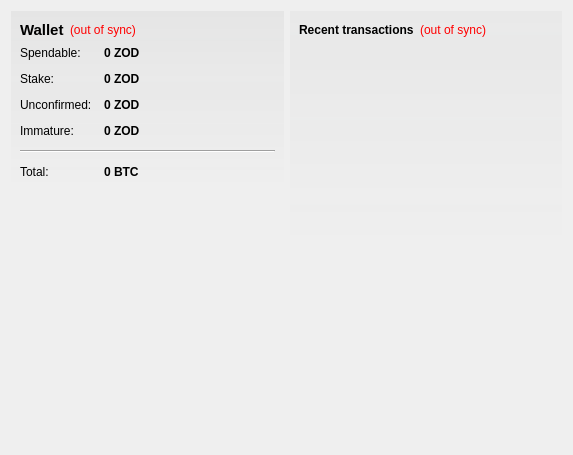
<?xml version="1.0" encoding="UTF-8"?>
<ui version="4.0">
 <class>OverviewPage</class>
 <widget class="QWidget" name="OverviewPage">
  <property name="geometry">
   <rect>
    <x>0</x>
    <y>0</y>
    <width>573</width>
    <height>455</height>
   </rect>
  </property>
  <property name="windowTitle">
   <string>Form</string>
  </property>
  <property name="styleSheet">
   <string notr="true">#OverviewPage { color: #464747; }</string>
  </property>  
  <layout class="QHBoxLayout" name="horizontalLayout" stretch="1,1">
   <item>
    <layout class="QVBoxLayout" name="verticalLayout_2">
     <item>
      <widget class="QFrame" name="frame">
       <property name="styleSheet">
        <string notr="true">#frame { background-color: qlineargradient(spread:pad, x1:0, y1:0, x2:0, y2:1, stop:0 rgba(70,71,71,15), stop:1.0 rgba(70,71,71,0)); }</string>
       </property>
       <layout class="QVBoxLayout" name="verticalLayout_4">
        <item>
         <layout class="QHBoxLayout" name="horizontalLayout_4">
          <item>
           <widget class="QLabel" name="label_5">
            <property name="font">
             <font>
              <pointsize>11</pointsize>
              <weight>75</weight>
              <bold>true</bold>
             </font>
            </property>
            <property name="text">
             <string>Wallet</string>
            </property>
           </widget>
          </item>
          <item>
           <widget class="QLabel" name="labelWalletStatus">
            <property name="toolTip">
             <string>The displayed information may be out of date. Your wallet automatically synchronizes with the Zodiac network after a connection is established, but this process has not completed yet.</string>
            </property>
            <property name="styleSheet">
             <string notr="true">QLabel { color: red; }</string>
            </property>
            <property name="text">
             <string notr="true">(out of sync)</string>
            </property>
            <property name="alignment">
             <set>Qt::AlignLeading|Qt::AlignLeft|Qt::AlignVCenter</set>
            </property>
           </widget>
          </item>
          <item>
           <spacer name="horizontalSpacer_2">
            <property name="orientation">
             <enum>Qt::Horizontal</enum>
            </property>
            <property name="sizeHint" stdset="0">
             <size>
              <width>40</width>
              <height>20</height>
             </size>
            </property>
           </spacer>
          </item>
         </layout>
        </item>
        <item>
         <layout class="QFormLayout" name="formLayout_2">
          <property name="fieldGrowthPolicy">
           <enum>QFormLayout::AllNonFixedFieldsGrow</enum>
          </property>
          <property name="horizontalSpacing">
           <number>12</number>
          </property>
          <property name="verticalSpacing">
           <number>12</number>
          </property>
          <item row="0" column="0">
           <widget class="QLabel" name="label">
            <property name="text">
             <string>Spendable:</string>
            </property>
           </widget>
          </item>
          <item row="0" column="1">
           <widget class="QLabel" name="labelBalance">
            <property name="font">
             <font>
              <weight>75</weight>
              <bold>true</bold>
             </font>
            </property>
            <property name="cursor">
             <cursorShape>IBeamCursor</cursorShape>
            </property>
            <property name="toolTip">
             <string>Your current spendable balance</string>
            </property>
            <property name="text">
             <string notr="true">0 ZOD</string>
            </property>
            <property name="textInteractionFlags">
             <set>Qt::LinksAccessibleByMouse|Qt::TextSelectableByKeyboard|Qt::TextSelectableByMouse</set>
            </property>
           </widget>
          </item>
          <item row="1" column="0">
           <widget class="QLabel" name="label_6">
            <property name="text">
             <string>Stake:</string>
            </property>
           </widget>
          </item>
          <item row="1" column="1">
           <widget class="QLabel" name="labelStake">
            <property name="font">
             <font>
              <weight>75</weight>
              <bold>true</bold>
             </font>
            </property>
            <property name="cursor">
             <cursorShape>IBeamCursor</cursorShape>
            </property>
            <property name="toolTip">
             <string>Total of coins that was staked, and do not yet count toward the current balance</string>
            </property>
            <property name="text">
             <string notr="true">0 ZOD</string>
            </property>
            <property name="textInteractionFlags">
             <set>Qt::LinksAccessibleByMouse|Qt::TextSelectableByKeyboard|Qt::TextSelectableByMouse</set>
            </property>
           </widget>
          </item>
          <item row="2" column="0">
           <widget class="QLabel" name="label_3">
            <property name="text">
             <string>Unconfirmed:</string>
            </property>
           </widget>
          </item>
          <item row="2" column="1">
           <widget class="QLabel" name="labelUnconfirmed">
            <property name="font">
             <font>
              <weight>75</weight>
              <bold>true</bold>
             </font>
            </property>
            <property name="cursor">
             <cursorShape>IBeamCursor</cursorShape>
            </property>
            <property name="toolTip">
             <string>Total of transactions that have yet to be confirmed, and do not yet count toward the current balance</string>
            </property>
            <property name="text">
             <string notr="true">0 ZOD</string>
            </property>
            <property name="textInteractionFlags">
             <set>Qt::LinksAccessibleByMouse|Qt::TextSelectableByKeyboard|Qt::TextSelectableByMouse</set>
            </property>
           </widget>
          </item>
          <item row="3" column="0">
           <widget class="QLabel" name="labelImmatureText">
            <property name="text">
             <string>Immature:</string>
            </property>
           </widget>
          </item>
          <item row="3" column="1">
           <widget class="QLabel" name="labelImmature">
            <property name="font">
             <font>
              <weight>75</weight>
              <bold>true</bold>
             </font>
            </property>
            <property name="toolTip">
             <string>Mined balance that has not yet matured</string>
            </property>
            <property name="text">
             <string notr="true">0 ZOD</string>
            </property>
            <property name="textInteractionFlags">
             <set>Qt::LinksAccessibleByMouse|Qt::TextSelectableByKeyboard|Qt::TextSelectableByMouse</set>
            </property>
           </widget>
          </item>
          <item row="4" column="0" colspan="2">
           <widget class="Line" name="line">
            <property name="orientation">
             <enum>Qt::Horizontal</enum>
            </property>
           </widget>
          </item>
          <item row="5" column="0">
           <widget class="QLabel" name="labelTotalText">
            <property name="text">
             <string>Total:</string>
            </property>
           </widget>
          </item>
          <item row="5" column="1">
           <widget class="QLabel" name="labelTotal">
            <property name="font">
             <font>
              <weight>75</weight>
              <bold>true</bold>
             </font>
            </property>
            <property name="cursor">
             <cursorShape>IBeamCursor</cursorShape>
            </property>
            <property name="toolTip">
             <string>Your current total balance</string>
            </property>
            <property name="text">
             <string notr="true">0 BTC</string>
            </property>
            <property name="textInteractionFlags">
             <set>Qt::LinksAccessibleByMouse|Qt::TextSelectableByKeyboard|Qt::TextSelectableByMouse</set>
            </property>
           </widget>
          </item>
         </layout>
        </item>
       </layout>
      </widget>
     </item>
     <item>
      <widget class="QLabel" name="label_7">
       <property name="text">
        <string/>
       </property>
       <property name="pixmap">
        <pixmap resource="../bitcoin.qrc">:/images/backg</pixmap>
       </property>
       <property name="scaledContents">
        <bool>false</bool>
       </property>
       <property name="alignment">
        <set>Qt::AlignCenter</set>
       </property>
       <property name="margin">
        <number>-2</number>
       </property>
      </widget>
     </item>	 
     <item>
      <spacer name="verticalSpacer">
       <property name="orientation">
        <enum>Qt::Vertical</enum>
       </property>
       <property name="sizeHint" stdset="0">
        <size>
         <width>20</width>
         <height>40</height>
        </size>
       </property>
      </spacer>
     </item>
    </layout>
   </item>
   <item>
    <layout class="QVBoxLayout" name="verticalLayout_3">
     <item>
      <widget class="QFrame" name="frame_2">
       <property name="styleSheet">
        <string notr="true">#frame_2 { background-color: qlineargradient(spread:pad, x1:0, y1:0, x2:0, y2:1, stop:0 rgba(70,71,71,10), stop:1.0 rgba(70,71,71,0)); }</string>
       </property>
       <layout class="QVBoxLayout" name="verticalLayout">
        <item>
         <layout class="QHBoxLayout" name="horizontalLayout_2">
          <item>
           <widget class="QLabel" name="label_4">
            <property name="text">
             <string>&lt;b&gt;Recent transactions&lt;/b&gt;</string>
            </property>
           </widget>
          </item>
          <item>
           <widget class="QLabel" name="labelTransactionsStatus">
            <property name="toolTip">
             <string>The displayed information may be out of date. Your wallet automatically synchronizes with the Zodiac network after a connection is established, but this process has not completed yet.</string>
            </property>
            <property name="styleSheet">
             <string notr="true">QLabel { color: red; }</string>
            </property>
            <property name="text">
             <string notr="true">(out of sync)</string>
            </property>
            <property name="alignment">
             <set>Qt::AlignRight|Qt::AlignTrailing|Qt::AlignVCenter</set>
            </property>
           </widget>
          </item>
          <item>
           <spacer name="horizontalSpacer">
            <property name="orientation">
             <enum>Qt::Horizontal</enum>
            </property>
            <property name="sizeHint" stdset="0">
             <size>
              <width>40</width>
              <height>20</height>
             </size>
            </property>
           </spacer>
          </item>
         </layout>
        </item>
        <item>
         <widget class="QListView" name="listTransactions">
          <property name="styleSheet">
           <string notr="true">QListView { background: transparent; }</string>
          </property>
          <property name="frameShape">
           <enum>QFrame::NoFrame</enum>
          </property>
          <property name="verticalScrollBarPolicy">
           <enum>Qt::ScrollBarAlwaysOff</enum>
          </property>
          <property name="horizontalScrollBarPolicy">
           <enum>Qt::ScrollBarAlwaysOff</enum>
          </property>
          <property name="selectionMode">
           <enum>QAbstractItemView::NoSelection</enum>
          </property>
         </widget>
        </item>
       </layout>
      </widget>
     </item>
     <item>
      <spacer name="verticalSpacer_2">
       <property name="orientation">
        <enum>Qt::Vertical</enum>
       </property>
       <property name="sizeHint" stdset="0">
        <size>
         <width>20</width>
         <height>40</height>
        </size>
       </property>
      </spacer>
     </item>
    </layout>
   </item>
  </layout>
 </widget>
 <resources/>
 <connections/>
</ui>
